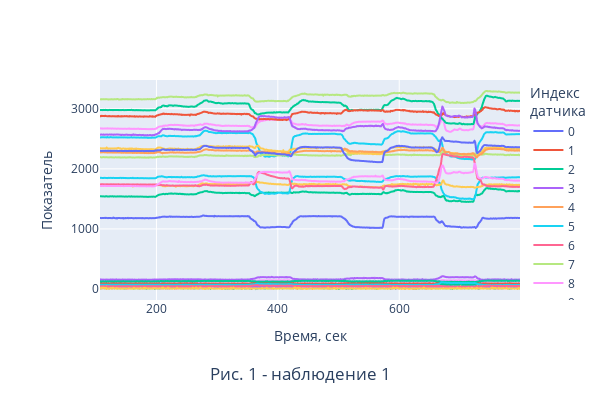

The notebook cell this image was saved under:
### Code cell
f.get_all_sensors_plot(1, [107,800], X_train, plot_counter=1)

### Figure 1 — Plotly figure (JSON) as saved in the notebook; plotly's stock layout.template omitted (floating-point values rounded to 4 significant figures; data arrays with more than 128 entries replaced by an {"elided": "..."} marker saying what was removed)
{"data": [{"hovertemplate": "variable=0<br>index=%{x}<br>value=%{y}<extra></extra>", "legendgroup": "0", "line": {"color": "#636efa", "dash": "solid"}, "marker": {"symbol": "circle"}, "mode": "lines", "name": "0", "showlegend": true, "type": "scattergl", "x": {"elided": "693 int values"}, "xaxis": "x", "y": {"elided": "693 int values"}, "yaxis": "y"}, {"hovertemplate": "variable=1<br>index=%{x}<br>value=%{y}<extra></extra>", "legendgroup": "1", "line": {"color": "#EF553B", "dash": "solid"}, "marker": {"symbol": "circle"}, "mode": "lines", "name": "1", "showlegend": true, "type": "scattergl", "x": {"elided": "693 int values"}, "xaxis": "x", "y": {"elided": "693 int values"}, "yaxis": "y"}, {"hovertemplate": "variable=2<br>index=%{x}<br>value=%{y}<extra></extra>", "legendgroup": "2", "line": {"color": "#00cc96", "dash": "solid"}, "marker": {"symbol": "circle"}, "mode": "lines", "name": "2", "showlegend": true, "type": "scattergl", "x": {"elided": "693 int values"}, "xaxis": "x", "y": {"elided": "693 int values"}, "yaxis": "y"}, {"hovertemplate": "variable=3<br>index=%{x}<br>value=%{y}<extra></extra>", "legendgroup": "3", "line": {"color": "#ab63fa", "dash": "solid"}, "marker": {"symbol": "circle"}, "mode": "lines", "name": "3", "showlegend": true, "type": "scattergl", "x": {"elided": "693 int values"}, "xaxis": "x", "y": {"elided": "693 int values"}, "yaxis": "y"}, {"hovertemplate": "variable=4<br>index=%{x}<br>value=%{y}<extra></extra>", "legendgroup": "4", "line": {"color": "#FFA15A", "dash": "solid"}, "marker": {"symbol": "circle"}, "mode": "lines", "name": "4", "showlegend": true, "type": "scattergl", "x": {"elided": "693 int values"}, "xaxis": "x", "y": {"elided": "693 int values"}, "yaxis": "y"}, {"hovertemplate": "variable=5<br>index=%{x}<br>value=%{y}<extra></extra>", "legendgroup": "5", "line": {"color": "#19d3f3", "dash": "solid"}, "marker": {"symbol": "circle"}, "mode": "lines", "name": "5", "showlegend": true, "type": "scattergl", "x": {"elided": "693 int values"}, "xaxis": "x", "y": {"elided": "693 int values"}, "yaxis": "y"}, {"hovertemplate": "variable=6<br>index=%{x}<br>value=%{y}<extra></extra>", "legendgroup": "6", "line": {"color": "#FF6692", "dash": "solid"}, "marker": {"symbol": "circle"}, "mode": "lines", "name": "6", "showlegend": true, "type": "scattergl", "x": {"elided": "693 int values"}, "xaxis": "x", "y": {"elided": "693 int values"}, "yaxis": "y"}, {"hovertemplate": "variable=7<br>index=%{x}<br>value=%{y}<extra></extra>", "legendgroup": "7", "line": {"color": "#B6E880", "dash": "solid"}, "marker": {"symbol": "circle"}, "mode": "lines", "name": "7", "showlegend": true, "type": "scattergl", "x": {"elided": "693 int values"}, "xaxis": "x", "y": {"elided": "693 int values"}, "yaxis": "y"}, {"hovertemplate": "variable=8<br>index=%{x}<br>value=%{y}<extra></extra>", "legendgroup": "8", "line": {"color": "#FF97FF", "dash": "solid"}, "marker": {"symbol": "circle"}, "mode": "lines", "name": "8", "showlegend": true, "type": "scattergl", "x": {"elided": "693 int values"}, "xaxis": "x", "y": {"elided": "693 int values"}, "yaxis": "y"}, {"hovertemplate": "variable=9<br>index=%{x}<br>value=%{y}<extra></extra>", "legendgroup": "9", "line": {"color": "#FECB52", "dash": "solid"}, "marker": {"symbol": "circle"}, "mode": "lines", "name": "9", "showlegend": true, "type": "scattergl", "x": {"elided": "693 int values"}, "xaxis": "x", "y": {"elided": "693 int values"}, "yaxis": "y"}, {"hovertemplate": "variable=10<br>index=%{x}<br>value=%{y}<extra></extra>", "legendgroup": "10", "line": {"color": "#636efa", "dash": "solid"}, "marker": {"symbol": "circle"}, "mode": "lines", "name": "10", "showlegend": true, "type": "scattergl", "x": {"elided": "693 int values"}, "xaxis": "x", "y": {"elided": "693 int values"}, "yaxis": "y"}, {"hovertemplate": "variable=11<br>index=%{x}<br>value=%{y}<extra></extra>", "legendgroup": "11", "line": {"color": "#EF553B", "dash": "solid"}, "marker": {"symbol": "circle"}, "mode": "lines", "name": "11", "showlegend": true, "type": "scattergl", "x": {"elided": "693 int values"}, "xaxis": "x", "y": {"elided": "693 int values"}, "yaxis": "y"}, {"hovertemplate": "variable=12<br>index=%{x}<br>value=%{y}<extra></extra>", "legendgroup": "12", "line": {"color": "#00cc96", "dash": "solid"}, "marker": {"symbol": "circle"}, "mode": "lines", "name": "12", "showlegend": true, "type": "scattergl", "x": {"elided": "693 int values"}, "xaxis": "x", "y": {"elided": "693 int values"}, "yaxis": "y"}, {"hovertemplate": "variable=13<br>index=%{x}<br>value=%{y}<extra></extra>", "legendgroup": "13", "line": {"color": "#ab63fa", "dash": "solid"}, "marker": {"symbol": "circle"}, "mode": "lines", "name": "13", "showlegend": true, "type": "scattergl", "x": {"elided": "693 int values"}, "xaxis": "x", "y": {"elided": "693 int values"}, "yaxis": "y"}, {"hovertemplate": "variable=14<br>index=%{x}<br>value=%{y}<extra></extra>", "legendgroup": "14", "line": {"color": "#FFA15A", "dash": "solid"}, "marker": {"symbol": "circle"}, "mode": "lines", "name": "14", "showlegend": true, "type": "scattergl", "x": {"elided": "693 int values"}, "xaxis": "x", "y": {"elided": "693 int values"}, "yaxis": "y"}, {"hovertemplate": "variable=15<br>index=%{x}<br>value=%{y}<extra></extra>", "legendgroup": "15", "line": {"color": "#19d3f3", "dash": "solid"}, "marker": {"symbol": "circle"}, "mode": "lines", "name": "15", "showlegend": true, "type": "scattergl", "x": {"elided": "693 int values"}, "xaxis": "x", "y": {"elided": "693 int values"}, "yaxis": "y"}, {"hovertemplate": "variable=16<br>index=%{x}<br>value=%{y}<extra></extra>", "legendgroup": "16", "line": {"color": "#FF6692", "dash": "solid"}, "marker": {"symbol": "circle"}, "mode": "lines", "name": "16", "showlegend": true, "type": "scattergl", "x": {"elided": "693 int values"}, "xaxis": "x", "y": {"elided": "693 int values"}, "yaxis": "y"}, {"hovertemplate": "variable=17<br>index=%{x}<br>value=%{y}<extra></extra>", "legendgroup": "17", "line": {"color": "#B6E880", "dash": "solid"}, "marker": {"symbol": "circle"}, "mode": "lines", "name": "17", "showlegend": true, "type": "scattergl", "x": {"elided": "693 int values"}, "xaxis": "x", "y": {"elided": "693 int values"}, "yaxis": "y"}, {"hovertemplate": "variable=18<br>index=%{x}<br>value=%{y}<extra></extra>", "legendgroup": "18", "line": {"color": "#FF97FF", "dash": "solid"}, "marker": {"symbol": "circle"}, "mode": "lines", "name": "18", "showlegend": true, "type": "scattergl", "x": {"elided": "693 int values"}, "xaxis": "x", "y": {"elided": "693 int values"}, "yaxis": "y"}, {"hovertemplate": "variable=19<br>index=%{x}<br>value=%{y}<extra></extra>", "legendgroup": "19", "line": {"color": "#FECB52", "dash": "solid"}, "marker": {"symbol": "circle"}, "mode": "lines", "name": "19", "showlegend": true, "type": "scattergl", "x": {"elided": "693 int values"}, "xaxis": "x", "y": {"elided": "693 int values"}, "yaxis": "y"}, {"hovertemplate": "variable=20<br>index=%{x}<br>value=%{y}<extra></extra>", "legendgroup": "20", "line": {"color": "#636efa", "dash": "solid"}, "marker": {"symbol": "circle"}, "mode": "lines", "name": "20", "showlegend": true, "type": "scattergl", "x": {"elided": "693 int values"}, "xaxis": "x", "y": {"elided": "693 int values"}, "yaxis": "y"}, {"hovertemplate": "variable=21<br>index=%{x}<br>value=%{y}<extra></extra>", "legendgroup": "21", "line": {"color": "#EF553B", "dash": "solid"}, "marker": {"symbol": "circle"}, "mode": "lines", "name": "21", "showlegend": true, "type": "scattergl", "x": {"elided": "693 int values"}, "xaxis": "x", "y": {"elided": "693 int values"}, "yaxis": "y"}, {"hovertemplate": "variable=22<br>index=%{x}<br>value=%{y}<extra></extra>", "legendgroup": "22", "line": {"color": "#00cc96", "dash": "solid"}, "marker": {"symbol": "circle"}, "mode": "lines", "name": "22", "showlegend": true, "type": "scattergl", "x": {"elided": "693 int values"}, "xaxis": "x", "y": {"elided": "693 int values"}, "yaxis": "y"}, {"hovertemplate": "variable=23<br>index=%{x}<br>value=%{y}<extra></extra>", "legendgroup": "23", "line": {"color": "#ab63fa", "dash": "solid"}, "marker": {"symbol": "circle"}, "mode": "lines", "name": "23", "showlegend": true, "type": "scattergl", "x": {"elided": "693 int values"}, "xaxis": "x", "y": {"elided": "693 int values"}, "yaxis": "y"}, {"hovertemplate": "variable=24<br>index=%{x}<br>value=%{y}<extra></extra>", "legendgroup": "24", "line": {"color": "#FFA15A", "dash": "solid"}, "marker": {"symbol": "circle"}, "mode": "lines", "name": "24", "showlegend": true, "type": "scattergl", "x": {"elided": "693 int values"}, "xaxis": "x", "y": {"elided": "693 int values"}, "yaxis": "y"}, {"hovertemplate": "variable=25<br>index=%{x}<br>value=%{y}<extra></extra>", "legendgroup": "25", "line": {"color": "#19d3f3", "dash": "solid"}, "marker": {"symbol": "circle"}, "mode": "lines", "name": "25", "showlegend": true, "type": "scattergl", "x": {"elided": "693 int values"}, "xaxis": "x", "y": {"elided": "693 int values"}, "yaxis": "y"}, {"hovertemplate": "variable=26<br>index=%{x}<br>value=%{y}<extra></extra>", "legendgroup": "26", "line": {"color": "#FF6692", "dash": "solid"}, "marker": {"symbol": "circle"}, "mode": "lines", "name": "26", "showlegend": true, "type": "scattergl", "x": {"elided": "693 int values"}, "xaxis": "x", "y": {"elided": "693 int values"}, "yaxis": "y"}, {"hovertemplate": "variable=27<br>index=%{x}<br>value=%{y}<extra></extra>", "legendgroup": "27", "line": {"color": "#B6E880", "dash": "solid"}, "marker": {"symbol": "circle"}, "mode": "lines", "name": "27", "showlegend": true, "type": "scattergl", "x": {"elided": "693 int values"}, "xaxis": "x", "y": {"elided": "693 int values"}, "yaxis": "y"}, {"hovertemplate": "variable=28<br>index=%{x}<br>value=%{y}<extra></extra>", "legendgroup": "28", "line": {"color": "#FF97FF", "dash": "solid"}, "marker": {"symbol": "circle"}, "mode": "lines", "name": "28", "showlegend": true, "type": "scattergl", "x": {"elided": "693 int values"}, "xaxis": "x", "y": {"elided": "693 int values"}, "yaxis": "y"}, {"hovertemplate": "variable=29<br>index=%{x}<br>value=%{y}<extra></extra>", "legendgroup": "29", "line": {"color": "#FECB52", "dash": "solid"}, "marker": {"symbol": "circle"}, "mode": "lines", "name": "29", "showlegend": true, "type": "scattergl", "x": {"elided": "693 int values"}, "xaxis": "x", "y": {"elided": "693 int values"}, "yaxis": "y"}, {"hovertemplate": "variable=30<br>index=%{x}<br>value=%{y}<extra></extra>", "legendgroup": "30", "line": {"color": "#636efa", "dash": "solid"}, "marker": {"symbol": "circle"}, "mode": "lines", "name": "30", "showlegend": true, "type": "scattergl", "x": {"elided": "693 int values"}, "xaxis": "x", "y": {"elided": "693 int values"}, "yaxis": "y"}, {"hovertemplate": "variable=31<br>index=%{x}<br>value=%{y}<extra></extra>", "legendgroup": "31", "line": {"color": "#EF553B", "dash": "solid"}, "marker": {"symbol": "circle"}, "mode": "lines", "name": "31", "showlegend": true, "type": "scattergl", "x": {"elided": "693 int values"}, "xaxis": "x", "y": {"elided": "693 int values"}, "yaxis": "y"}, {"hovertemplate": "variable=32<br>index=%{x}<br>value=%{y}<extra></extra>", "legendgroup": "32", "line": {"color": "#00cc96", "dash": "solid"}, "marker": {"symbol": "circle"}, "mode": "lines", "name": "32", "showlegend": true, "type": "scattergl", "x": {"elided": "693 int values"}, "xaxis": "x", "y": {"elided": "693 int values"}, "yaxis": "y"}, {"hovertemplate": "variable=33<br>index=%{x}<br>value=%{y}<extra></extra>", "legendgroup": "33", "line": {"color": "#ab63fa", "dash": "solid"}, "marker": {"symbol": "circle"}, "mode": "lines", "name": "33", "showlegend": true, "type": "scattergl", "x": {"elided": "693 int values"}, "xaxis": "x", "y": {"elided": "693 int values"}, "yaxis": "y"}, {"hovertemplate": "variable=34<br>index=%{x}<br>value=%{y}<extra></extra>", "legendgroup": "34", "line": {"color": "#FFA15A", "dash": "solid"}, "marker": {"symbol": "circle"}, "mode": "lines", "name": "34", "showlegend": true, "type": "scattergl", "x": {"elided": "693 int values"}, "xaxis": "x", "y": {"elided": "693 int values"}, "yaxis": "y"}, {"hovertemplate": "variable=35<br>index=%{x}<br>value=%{y}<extra></extra>", "legendgroup": "35", "line": {"color": "#19d3f3", "dash": "solid"}, "marker": {"symbol": "circle"}, "mode": "lines", "name": "35", "showlegend": true, "type": "scattergl", "x": {"elided": "693 int values"}, "xaxis": "x", "y": {"elided": "693 int values"}, "yaxis": "y"}, {"hovertemplate": "variable=36<br>index=%{x}<br>value=%{y}<extra></extra>", "legendgroup": "36", "line": {"color": "#FF6692", "dash": "solid"}, "marker": {"symbol": "circle"}, "mode": "lines", "name": "36", "showlegend": true, "type": "scattergl", "x": {"elided": "693 int values"}, "xaxis": "x", "y": {"elided": "693 int values"}, "yaxis": "y"}, {"hovertemplate": "variable=37<br>index=%{x}<br>value=%{y}<extra></extra>", "legendgroup": "37", "line": {"color": "#B6E880", "dash": "solid"}, "marker": {"symbol": "circle"}, "mode": "lines", "name": "37", "showlegend": true, "type": "scattergl", "x": {"elided": "693 int values"}, "xaxis": "x", "y": {"elided": "693 int values"}, "yaxis": "y"}, {"hovertemplate": "variable=38<br>index=%{x}<br>value=%{y}<extra></extra>", "legendgroup": "38", "line": {"color": "#FF97FF", "dash": "solid"}, "marker": {"symbol": "circle"}, "mode": "lines", "name": "38", "showlegend": true, "type": "scattergl", "x": {"elided": "693 int values"}, "xaxis": "x", "y": {"elided": "693 int values"}, "yaxis": "y"}, {"hovertemplate": "variable=39<br>index=%{x}<br>value=%{y}<extra></extra>", "legendgroup": "39", "line": {"color": "#FECB52", "dash": "solid"}, "marker": {"symbol": "circle"}, "mode": "lines", "name": "39", "showlegend": true, "type": "scattergl", "x": {"elided": "693 int values"}, "xaxis": "x", "y": {"elided": "693 int values"}, "yaxis": "y"}, {"hovertemplate": "variable=40<br>index=%{x}<br>value=%{y}<extra></extra>", "legendgroup": "40", "line": {"color": "#636efa", "dash": "solid"}, "marker": {"symbol": "circle"}, "mode": "lines", "name": "40", "showlegend": true, "type": "scattergl", "x": {"elided": "693 int values"}, "xaxis": "x", "y": {"elided": "693 int values"}, "yaxis": "y"}, {"hovertemplate": "variable=41<br>index=%{x}<br>value=%{y}<extra></extra>", "legendgroup": "41", "line": {"color": "#EF553B", "dash": "solid"}, "marker": {"symbol": "circle"}, "mode": "lines", "name": "41", "showlegend": true, "type": "scattergl", "x": {"elided": "693 int values"}, "xaxis": "x", "y": {"elided": "693 int values"}, "yaxis": "y"}, {"hovertemplate": "variable=42<br>index=%{x}<br>value=%{y}<extra></extra>", "legendgroup": "42", "line": {"color": "#00cc96", "dash": "solid"}, "marker": {"symbol": "circle"}, "mode": "lines", "name": "42", "showlegend": true, "type": "scattergl", "x": {"elided": "693 int values"}, "xaxis": "x", "y": {"elided": "693 int values"}, "yaxis": "y"}, {"hovertemplate": "variable=43<br>index=%{x}<br>value=%{y}<extra></extra>", "legendgroup": "43", "line": {"color": "#ab63fa", "dash": "solid"}, "marker": {"symbol": "circle"}, "mode": "lines", "name": "43", "showlegend": true, "type": "scattergl", "x": {"elided": "693 int values"}, "xaxis": "x", "y": {"elided": "693 int values"}, "yaxis": "y"}, {"hovertemplate": "variable=44<br>index=%{x}<br>value=%{y}<extra></extra>", "legendgroup": "44", "line": {"color": "#FFA15A", "dash": "solid"}, "marker": {"symbol": "circle"}, "mode": "lines", "name": "44", "showlegend": true, "type": "scattergl", "x": {"elided": "693 int values"}, "xaxis": "x", "y": {"elided": "693 int values"}, "yaxis": "y"}, {"hovertemplate": "variable=45<br>index=%{x}<br>value=%{y}<extra></extra>", "legendgroup": "45", "line": {"color": "#19d3f3", "dash": "solid"}, "marker": {"symbol": "circle"}, "mode": "lines", "name": "45", "showlegend": true, "type": "scattergl", "x": {"elided": "693 int values"}, "xaxis": "x", "y": {"elided": "693 int values"}, "yaxis": "y"}, {"hovertemplate": "variable=46<br>index=%{x}<br>value=%{y}<extra></extra>", "legendgroup": "46", "line": {"color": "#FF6692", "dash": "solid"}, "marker": {"symbol": "circle"}, "mode": "lines", "name": "46", "showlegend": true, "type": "scattergl", "x": {"elided": "693 int values"}, "xaxis": "x", "y": {"elided": "693 int values"}, "yaxis": "y"}, {"hovertemplate": "variable=47<br>index=%{x}<br>value=%{y}<extra></extra>", "legendgroup": "47", "line": {"color": "#B6E880", "dash": "solid"}, "marker": {"symbol": "circle"}, "mode": "lines", "name": "47", "showlegend": true, "type": "scattergl", "x": {"elided": "693 int values"}, "xaxis": "x", "y": {"elided": "693 int values"}, "yaxis": "y"}, {"hovertemplate": "variable=48<br>index=%{x}<br>value=%{y}<extra></extra>", "legendgroup": "48", "line": {"color": "#FF97FF", "dash": "solid"}, "marker": {"symbol": "circle"}, "mode": "lines", "name": "48", "showlegend": true, "type": "scattergl", "x": {"elided": "693 int values"}, "xaxis": "x", "y": {"elided": "693 int values"}, "yaxis": "y"}, {"hovertemplate": "variable=49<br>index=%{x}<br>value=%{y}<extra></extra>", "legendgroup": "49", "line": {"color": "#FECB52", "dash": "solid"}, "marker": {"symbol": "circle"}, "mode": "lines", "name": "49", "showlegend": true, "type": "scattergl", "x": {"elided": "693 int values"}, "xaxis": "x", "y": {"elided": "693 int values"}, "yaxis": "y"}], "layout": {"height": 400, "legend": {"title": {"text": "Индекс <br>датчика"}, "tracegroupgap": 0}, "margin": {"b": 100, "l": 100, "r": 60, "t": 80}, "title": {"text": "Рис. 1 - наблюдение 1", "x": 0.5, "xanchor": "center", "y": 0.05}, "width": 600, "xaxis": {"anchor": "y", "domain": [0, 1], "title": {"text": "Время, сек"}}, "yaxis": {"anchor": "x", "domain": [0, 1], "title": {"text": "Показатель"}}}}
